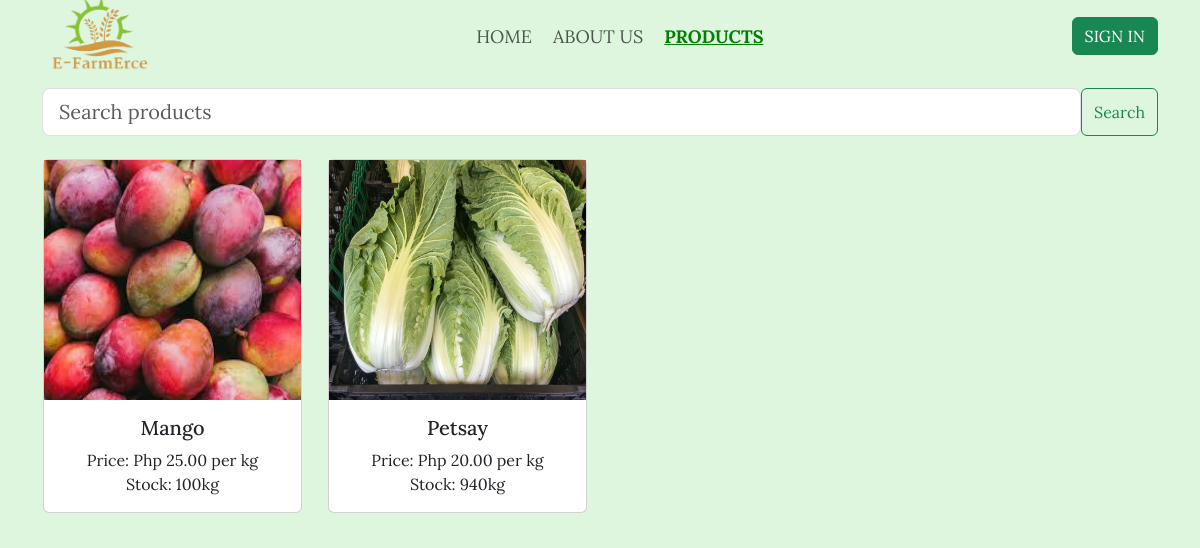
The page /E-FarmErce/products.php on the database its author committed.
### tables this page shows
CREATE TABLE `products` (
  `product_id` int(100) NOT NULL,
  `product_img` varchar(200) NOT NULL,
  `product_name` varchar(50) NOT NULL,
  `product_price` int(200) NOT NULL,
  `product_cat` text NOT NULL,
  `product_stock` int(200) NOT NULL,
  `min_order` int(100) NOT NULL,
  `product_details` varchar(200) NOT NULL,
  `seller_id` int(100) NOT NULL,
  `date_added` timestamp NOT NULL DEFAULT current_timestamp() ON UPDATE current_timestamp(),
  `product_status` text NOT NULL DEFAULT 'On Sale' COMMENT 'On Sale, Sold'
);

### E-FarmErce/products.php (the view, shortened to what this page needs)
<!DOCTYPE html>
<html lang="en">
<head>
    <?php require_once './includes/head.php'; ?>
</head>
<body>
    <?php require_once './includes/navbar.php';?>
    <div class="container">
        <div class="row">
            <form class="d-flex mt-4" action="?query"  method="GET" role="search">
              <input class="form-control form-control-lg" type="search" name="searchprod" placeholder="Search products" aria-label="Search">
              <button class="btn btn-outline-success" type="submit">Search</button>
           </form>
        </div>
        <div class="col-md-12 pt-3">
            <div class="row row-cols-1 row-cols-md-4 g-4">
            <?php
            if (isset($_GET['searchprod'])) {
                $searchkey = $_GET['searchprod'];
                $query = "SELECT * FROM products
                        WHERE (product_name LIKE ? OR product_cat LIKE ?)
                        AND product_status = 'On Sale'
                        AND product_stock > min_order
                        ORDER BY date_added DESC";
                $searchkeyWithWildcards = '%' . $searchkey . '%';
                $stmt = mysqli_prepare($conn, $query);
                mysqli_stmt_bind_param($stmt, "ss", $searchkeyWithWildcards, $searchkeyWithWildcards);
                mysqli_stmt_execute($stmt);
                $results = mysqli_stmt_get_result($stmt);
            } else {
                $query = "SELECT * FROM products WHERE product_status = 'On Sale' AND product_stock > min_order ORDER BY date_added DESC";
                $results = mysqli_query($conn, $query);
            }
            foreach ($results as $row) {
            ?>
                <button class="btn" type="button mx-auto" data-bs-toggle="modal" data-bs-target="#itemModal<?=$row['product_id']?>">
                    <div class="col h-100">
                        <div class="card">
                            <img  style="width: 100%; height: 15em; max-width: 500px;" src="./images/<?= $row['product_img'] ?>">
                            <div class="card-body">
                                <h5 class="card-title"><?= $row['product_name']; ?></h5>
                                Price: <?= CURRENCY .  number_format($row['product_price'],2) ?> per kg<br>
                                Stock: <?= $row['product_stock'] ?>kg<br>
                            </div>
                        </div>
                    </div>
                </button>
            <?php } ?>
            </div>
        </div>
    </div>
</body>
</html>

### E-FarmErce/css/css.css (style rules this page uses)
* { font-family: 'Anton', sans-serif; font-family: 'Lora', serif; }
body { background-color: rgb(221, 246, 221); }

### rows shown on the page
products: product_img (picture), product_name "Mango", product_price "25.00", product_stock "100"
products: product_img (picture), product_name "Petsay", product_price "20.00", product_stock "940"
